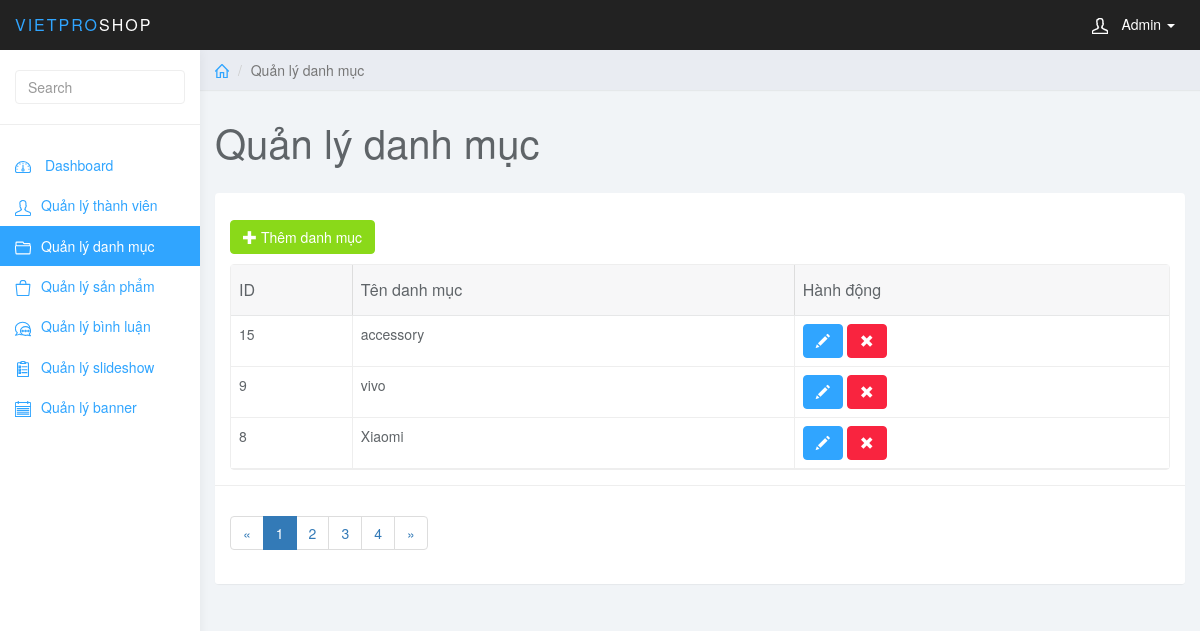
/admin/index.php?page_layout=category (signed in), run on the app's committed database.
### tables this page shows
CREATE TABLE `category` (
  `cat_id` int(11) NOT NULL,
  `cat_name` varchar(255) NOT NULL
);

### admin/category.php (the view, shortened to what this page needs)
<?php
	if (isset($_GET['page'])) {
		$page = $_GET['page'];
	}
	else{
		$page = 1;
	}
	$row_per_page = 3;
	$offset = $page * $row_per_page - $row_per_page;
	$sql = "SELECT * FROM category";
	$query = mysqli_query($conn, $sql);
	$num_row = mysqli_num_rows($query);
	$total_page = ceil($num_row / $row_per_page);
	$list_page = "";
	$page_prev = $page - 1;
	if($page_prev <= 0){
		$page_prev = 1;
	}
	$list_page .= '<li class="page-item"><a class="page-link" href="index.php?page_layout=category&page='.$page_prev.'">&laquo;</a></li>';
	for($p = 1; $p <= $total_page; $p++){
		if ($p == $page) {
			$active = 'active';
		}
		else{
			$active = '';
		}
		$list_page .= '<li class="page-item '.$active.'"><a class="page-link" href="index.php?page_layout=category&page='.$p.'">'.$p.'</a></li>';
	}
	$page_next = $page + 1;
	$list_page .= '<li class="page-item"><a class="page-link" href="index.php?page_layout=category&page='.$page_next.'">&raquo;</a></li>';
?>
	<div class="col-sm-9 col-sm-offset-3 col-lg-10 col-lg-offset-2 main">
		<div class="row">
			<ol class="breadcrumb">
				<li><a href="#"><svg class="glyph stroked home"><use xlink:href="#stroked-home"></use></svg></a></li>
				<li class="active">Quản lý danh mục</li>
			</ol>
		</div>
		<div class="row">
			<div class="col-lg-12">
				<h1 class="page-header">Quản lý danh mục</h1>
			</div>
		</div>
		<div id="toolbar" class="btn-group">
            <a href="index.php?page_layout=add_category" class="btn btn-success">
                <i class="glyphicon glyphicon-plus"></i> Thêm danh mục
            </a>
        </div>
		<div class="row">
			<div class="col-md-12">
					<div class="panel panel-default">
							<div class="panel-body">
								<table
									data-toolbar="#toolbar"
									data-toggle="table">
									<thead>
									<tr>
										<th data-field="id" data-sortable="true">ID</th>
										<th>Tên danh mục</th>
										<th>Hành động</th>
									</tr>
									</thead>
									<tbody>
									<?php
										$sql_cat = "SELECT * FROM category ORDER BY cat_id DESC LIMIT $offset, $row_per_page";
										$query_cat = mysqli_query($conn, $sql_cat);
										while($row_cate = mysqli_fetch_assoc($query_cat)){
									?>
										<tr>
											<td style=""><?php echo $row_cate['cat_id']; ?></td>
											<td style=""><?php echo $row_cate['cat_name']; ?></td>
											<td class="form-group">
												<a href="index.php?page_layout=edit_category&cat_id=<?php echo $row_cate['cat_id']; ?>" class="btn btn-primary"><i class="glyphicon glyphicon-pencil"></i></a>
												<a onclick="return delItem('<?php echo $row_cate['cat_name']; ?>')" href="del_cate.php?cat_id=<?php echo $row_cate['cat_id']; ?>" class="btn btn-danger"><i class="glyphicon glyphicon-remove"></i></a>
											</td>
										</tr>
									<?php }	?>
									</tbody>
								</table>
							</div>
							<div class="panel-footer">
								<nav aria-label="Page navigation example">
									<ul class="pagination">
										 <?php echo $list_page; ?>
									</ul>
								</nav>
							</div>
						</div>
			</div>
		</div>
	</div>

### admin/css/styles.css (style rules this page uses)
body { background: #f1f4f7; padding-top: 50px; color: #5f6468; }
a, a:hover, a:focus { color: #30a5ff; }
h1, h2, h3, h4, h5, h6 { color: #5f6468; }
h1 { font-weight: 300; font-size: 40px; }
.btn-primary, .btn-primary:hover, .btn-primary:focus, .btn-primary:active, .btn-primary.active, .open > .dropdown-toggle.btn-primary, .btn-primary.disabled, .btn-primary[disabled], fieldset[disabled] .btn-primary, .btn-primary.disabled:hover, .btn-primary[disabled]:hover, fieldset[disabled] .btn-primary:hover, .btn-primary.disabled:focus, .btn-primary[disabled]:focus, fieldset[disabled] .btn-primary:focus, .btn-primary.disabled:active, .btn-primary[disabled]:active, fieldset[disabled] .btn-primary:active, .btn-primary.disabled.active, .btn-primary[disabled].active, fieldset[disabled] .btn-primary.active { background-color: #30a5ff; border-color: #30a5ff; }
.btn-success, .btn-success:hover, .btn-success:focus, .btn-success:active, .btn-success.active, .open > .dropdown-toggle.btn-success, .btn-success.disabled, .btn-success[disabled], fieldset[disabled] .btn-success, .btn-success.disabled:hover, .btn-success[disabled]:hover, fieldset[disabled] .btn-success:hover, .btn-success.disabled:focus, .btn-success[disabled]:focus, fieldset[disabled] .btn-success:focus, .btn-success.disabled:active, .btn-success[disabled]:active, fieldset[disabled] .btn-success:active, .btn-success.disabled.active, .btn-success[disabled].active, fieldset[disabled] .btn-success.active { background-color: #8ad919; border-color: #8ad919; }
.btn-danger, .btn-danger:hover, .btn-danger:focus, .btn-danger:active, .btn-danger.active, .open > .dropdown-toggle.btn-danger, .btn-danger.disabled, .btn-danger[disabled], fieldset[disabled] .btn-danger, .btn-danger.disabled:hover, .btn-danger[disabled]:hover, fieldset[disabled] .btn-danger:hover, .btn-danger.disabled:focus, .btn-danger[disabled]:focus, fieldset[disabled] .btn-danger:focus, .btn-danger.disabled:active, .btn-danger[disabled]:active, fieldset[disabled] .btn-danger:active, .btn-danger.disabled.active, .btn-danger[disabled].active, fieldset[disabled] .btn-danger.active { background-color: #f9243f; border-color: #f9243f; }
.panel { border: 0; }
.panel-footer { background: #fff; border-top: 1px solid #eee; }
.breadcrumb { border-radius: 0; padding: 10px 15px; background: #e9ecf2; box-shadow: 0 1px 1px rgba(0, 0, 0, .05); margin: 0 ; }
h1.page-header { margin-top: 30px; border-bottom: 0; }
.table { background: #fff; }
.breadcrumb .glyph { height: 14px; width: 14px; margin: -2px 0 0 0; stroke-width: 4px; }

### data on the page
category: cat_id "15", cat_name "accessory"
category: cat_id "9", cat_name "vivo"
category: cat_id "8", cat_name "Xiaomi"
